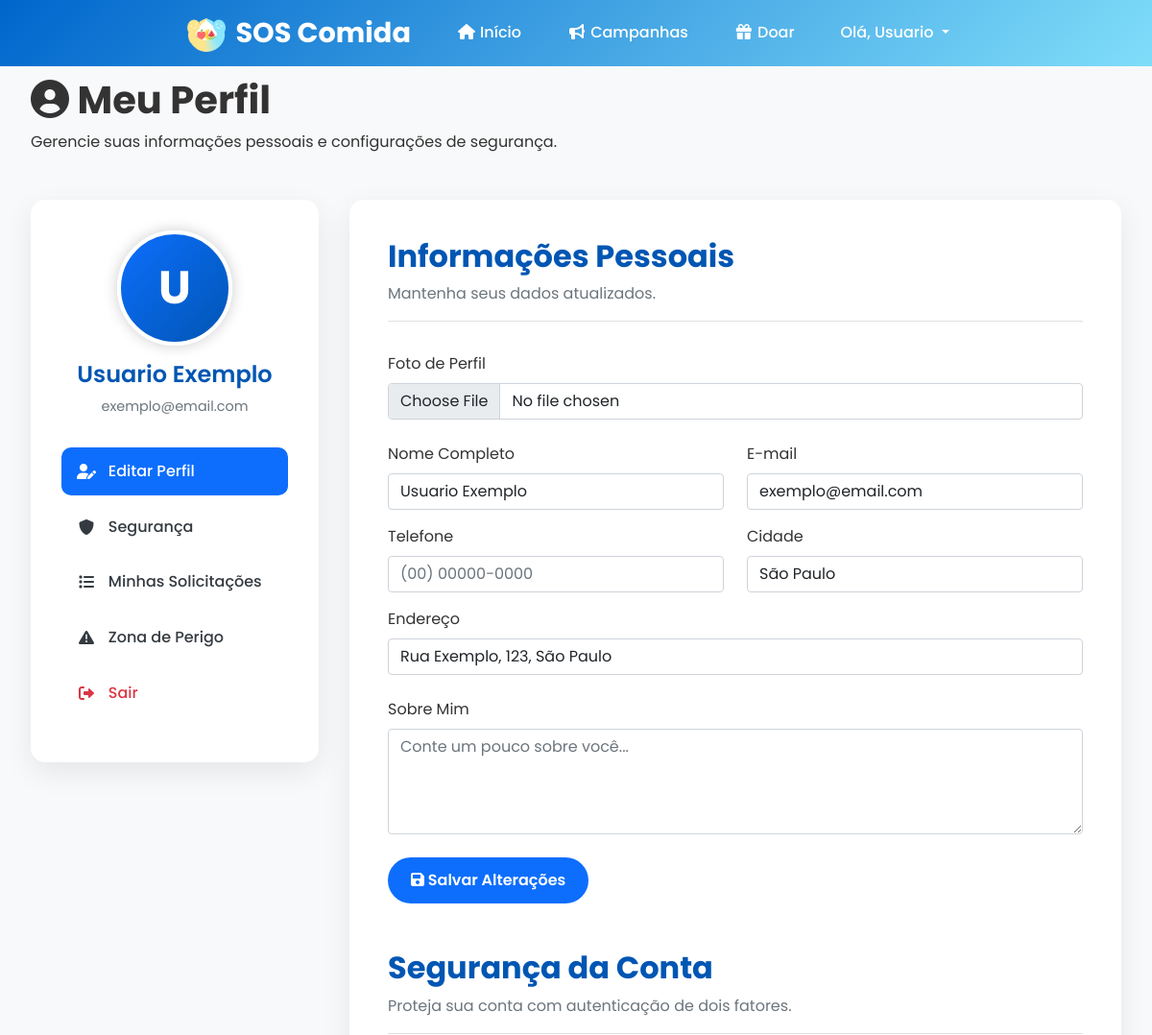
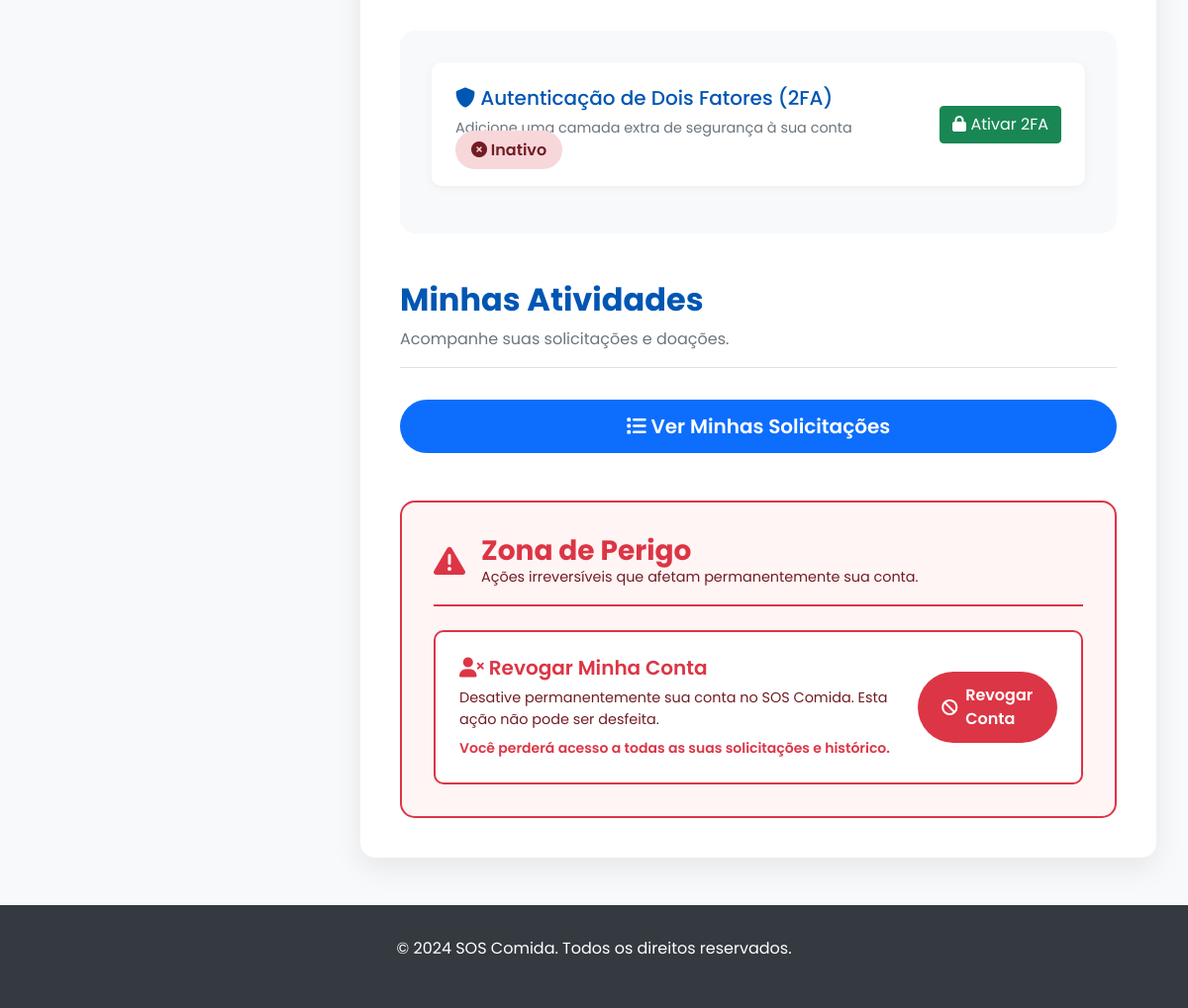
/perfil (signed in), run on the app's committed database (2 pictures, top to bottom).
### models.py (models this page shows)
class Usuario(UserMixin, db.Model):
    __tablename__ = 'usuarios'
    id = db.Column(db.Integer, primary_key=True)
    nome = db.Column(db.String(100), nullable=False)
    email = db.Column(db.String(120), unique=True, nullable=False)
    senha = db.Column(db.String(255), nullable=False)
    tipo = db.Column(db.String(20), default='usuario')
    data_criacao = db.Column(db.DateTime, default=datetime.utcnow)
    last_seen = db.Column(db.DateTime, default=datetime.utcnow)
    cpf = db.Column(db.String(14))
    cidade = db.Column(db.String(100))
    endereco = db.Column(db.String(255))
    telefone = db.Column(db.String(20))
    bio = db.Column(db.Text)
    foto_perfil = db.Column(db.String(255))
    instituicao_nome = db.Column(db.String(200))
    instituicao_endereco = db.Column(db.String(255))
    instituicao_cep = db.Column(db.String(10))
    instituicao_tipo = db.Column(db.String(20))
    instituicao_cnpj = db.Column(db.String(18))
    status_aprovacao = db.Column(db.String(20), default='pendente')
    two_factor_secret = db.Column(db.String(32))
    two_factor_enabled = db.Column(db.Boolean, default=False)
    gov_br_id = db.Column(db.String(255), unique=True, nullable=True)
    gov_br_linked = db.Column(db.Boolean, default=False)
    gov_br_level = db.Column(db.String(20), nullable=True)
    status = db.Column(db.String(20), default='online', nullable=False)
    conta_revogada = db.Column(db.Boolean, default=False, nullable=False)
    data_revogacao = db.Column(db.DateTime, nullable=True)
    motivo_revogacao = db.Column(db.Text, nullable=True)

### main.py (the view, shortened to what this page needs)
@app.route('/perfil', methods=['GET', 'POST'])
@login_required
def perfil():
    doacoes = SolicitacaoDoacao.query.filter_by(usuario_id=current_user.id).order_by(SolicitacaoDoacao.data_criacao.desc()).all()
    recebimentos = SolicitacaoRecebimento.query.filter_by(usuario_id=current_user.id).order_by(SolicitacaoRecebimento.data_criacao.desc()).all()
    return render_template('perfil.html', doacoes=doacoes, recebimentos=recebimentos, usuario=current_user)

### main.py (called while the page is built)
@lm.user_loader
def user_loader(id):
    return Usuario.query.get(int(id))

### templates/perfil.html (shortened to what this page needs)
{% extends "base.html" %}
{% block content %}
<section class="hero">
    <div class="container">
        <h1 class="hero-title"><i class="fas fa-user-circle"></i> Meu Perfil</h1>
        <p class="hero-description">Gerencie suas informações pessoais e configurações de segurança.</p>
    </div>
</section>
<div class="container">
    <div class="profile-layout">
        <aside class="profile-sidebar">
            <div class="profile-avatar">
                <div class="avatar-circle" id="avatar-preview">
                    {% if usuario.foto_perfil %}
                        <img src="{{ url_for('static', filename='img/' + usuario.foto_perfil) }}" alt="Foto de perfil" style="width: 100%; height: 100%; border-radius: 50%; object-fit: cover;">
                    {% else %}
                        {{ usuario.nome[0]|upper }}
                    {% endif %}
                </div>
                <h3 class="profile-name">{{ usuario.nome }}</h3>
                <p class="profile-email">{{ usuario.email }}</p>
            </div>
            <ul class="profile-menu">
                <li><a href="#editar" class="active"><i class="fas fa-user-edit fa-fw"></i> Editar Perfil</a></li>
                <li><a href="#seguranca"><i class="fas fa-shield-alt fa-fw"></i> Segurança</a></li>
                <li><a href="#solicitacoes"><i class="fas fa-list fa-fw"></i> Minhas Solicitações</a></li>
                <li><a href="#perigo"><i class="fas fa-exclamation-triangle fa-fw"></i> Zona de Perigo</a></li>
                <li><a href="{{ url_for('logout') }}" style="color: #dc3545;"><i class="fas fa-sign-out-alt fa-fw"></i> Sair</a></li>
            </ul>
        </aside>
        <div class="profile-content">
            <div id="editar">
                <h2 class="content-title">Informações Pessoais</h2>
                <p class="content-subtitle">Mantenha seus dados atualizados.</p>
                <form method="POST" action="{{ url_for('perfil') }}" enctype="multipart/form-data">
                    <div class="mb-4">
                        <label class="form-label" for="foto_perfil">Foto de Perfil</label>
                        <input type="file" id="foto_perfil" name="foto_perfil" class="form-control" accept="image/*" onchange="previewImage(this)">
                    </div>
                    <div class="row">
                        <div class="col-md-6 mb-3">
                            <label class="form-label" for="nome">Nome Completo</label>
                            <input type="text" id="nome" name="nome" class="form-control" value="{{ usuario.nome }}" required>
                        </div>
                        <div class="col-md-6 mb-3">
                            <label class="form-label" for="email">E-mail</label>
                            <input type="email" id="email" name="email" class="form-control" value="{{ usuario.email }}" required>
                        </div>
                    </div>
                    <div class="row">
                        <div class="col-md-6 mb-3">
                            <label class="form-label" for="telefone">Telefone</label>
                            <input type="tel" id="telefone" name="telefone" class="form-control" value="{{ usuario.telefone or '' }}" placeholder="(00) 00000-0000">
                        </div>
                        <div class="col-md-6 mb-3">
                            <label class="form-label" for="cidade">Cidade</label>
                            <input type="text" id="cidade" name="cidade" class="form-control" value="{{ usuario.cidade or '' }}">
                        </div>
                    </div>
                    <div class="mb-4">
                        <label class="form-label" for="endereco">Endereço</label>
                        <input type="text" id="endereco" name="endereco" class="form-control" value="{{ usuario.endereco or '' }}">
                    </div>
                    <div class="mb-4">
                        <label class="form-label" for="bio">Sobre Mim</label>
                        <textarea id="bio" name="bio" class="form-control" rows="4" placeholder="Conte um pouco sobre você...">{{ usuario.bio or '' }}</textarea>
                    </div>
                    <button type="submit" class="btn btn-primary">
                        <i class="fas fa-save"></i> Salvar Alterações
                    </button>
                </form>
            </div>
            <div id="seguranca" class="mt-5">
                <h2 class="content-title">Segurança da Conta</h2>
                <p class="content-subtitle">Proteja sua conta com autenticação de dois fatores.</p>
                <div class="security-section">
                    <div class="security-option">
                        <div class="security-info">
                            <h5><i class="fas fa-shield-alt"></i> Autenticação de Dois Fatores (2FA)</h5>
                            <p>Adicione uma camada extra de segurança à sua conta</p>
                            {% if usuario.two_factor_enabled %}
                                <span class="badge-status badge-active mt-2">
                                    <i class="fas fa-check-circle"></i> Ativo
                                </span>
                            {% else %}
                                <span class="badge-status badge-inactive mt-2">
                                    <i class="fas fa-times-circle"></i> Inativo
                                </span>
                            {% endif %}
                        </div>
                        <div>
                            {% if usuario.two_factor_enabled %}
                                <form method="POST" action="{{ url_for('desativar_2fa') }}" onsubmit="return confirm('Tem certeza que deseja desativar o 2FA?');">
                                    <div class="mb-3">
                                        <input type="text" name="codigo_verificacao" class="form-control" placeholder="Código de 6 dígitos" maxlength="6" required>
                                    </div>
                                    <button type="submit" class="btn btn-danger">
                                        <i class="fas fa-lock-open"></i> Desativar 2FA
                                    </button>
                                </form>
                            {% else %}
                                <a href="{{ url_for('configurar_2fa') }}" class="btn btn-success">
                                    <i class="fas fa-lock"></i> Ativar 2FA
                                </a>
                            {% endif %}
                        </div>
                    </div>
                </div>
            </div>
            <div id="solicitacoes" class="mt-5">
                <h2 class="content-title">Minhas Atividades</h2>
                <p class="content-subtitle">Acompanhe suas solicitações e doações.</p>
                <div class="d-grid gap-2">
                    <a href="{{ url_for('minhas_solicitacoes') }}" class="btn btn-primary btn-lg">
                        <i class="fas fa-list"></i> Ver Minhas Solicitações
                    </a>
                </div>
            </div>
            <div id="perigo" class="danger-zone">
                <div class="danger-zone-header">
                    <i class="fas fa-exclamation-triangle"></i>
                    <div>
                        <h3>Zona de Perigo</h3>
                        <p style="margin: 0; color: #721c24; font-size: 0.9rem;">Ações irreversíveis que afetam permanentemente sua conta.</p>
                    </div>
                </div>
                <div class="danger-action">
                    <div class="danger-info">
                        <h5><i class="fas fa-user-times"></i> Revogar Minha Conta</h5>
                        <p>Desative permanentemente sua conta no SOS Comida. Esta ação não pode ser desfeita.</p>
                        <small style="display: block; margin-top: 0.5rem; color: #dc3545; font-weight: 600;">
                             Você perderá acesso a todas as suas solicitações e histórico.
                        </small>
                    </div>
                    <div>
                        <a href="{{ url_for('revogar_minha_conta') }}" class="btn-danger-action">
                            <i class="fas fa-ban"></i> Revogar Conta
                        </a>
                    </div>
                </div>
            </div>
        </div>
    </div>
</div>
{% endblock %}

### templates/base.html (shortened to what this page needs)
<!DOCTYPE html>
<html lang="pt-BR">
<head>
    <link href="https://cdnjs.cloudflare.com/ajax/libs/font-awesome/6.0.0/css/all.min.css" rel="stylesheet">
    <link href="https://cdn.jsdelivr.net/npm/bootstrap@5.1.3/dist/css/bootstrap.min.css" rel="stylesheet">
</head>
<body>
    <nav class="navbar" id="navbar">
        <div class="nav-container">
            <a href="{{ url_for('home') }}" class="logo">
                <img src="{{ url_for('static', filename='logo.png') }}" alt="SOS Comida Logo">
                SOS Comida
            </a>
            <ul class="nav-menu" id="nav-menu">
                <li><a href="{{ url_for('home') }}" class="nav-link {% if request.endpoint == 'home' %}active{% endif %}"><i class="fas fa-home fa-fw"></i> Início</a></li>
                {% if current_user.is_authenticated %}
                    <li><a href="{{ url_for('campanhas') }}" class="nav-link {% if 'campanha' in request.endpoint %}active{% endif %}"><i class="fas fa-bullhorn fa-fw"></i> Campanhas</a></li>
                    <li><a href="{{ url_for('formulariodoar') }}" class="nav-link {% if request.endpoint == 'formulariodoar' %}active{% endif %}"><i class="fas fa-gift fa-fw"></i> Doar</a></li>
                    <li class="nav-item dropdown">
                        <a class="nav-link dropdown-toggle" href="#" id="navbarDropdown" role="button" data-bs-toggle="dropdown" aria-expanded="false">
                            Olá, {{ current_user.nome.split()[0] }}
                        </a>
                    </li>
                {% else %}
                    <li><a href="{{ url_for('login') }}" class="nav-link btn-auth"><i class="fas fa-sign-in-alt"></i> Entrar</a></li>
                {% endif %}
            </ul>
        </div>
    </nav>
    <main class="main-content">
        {% block content %}{% endblock %}
    </main>
    <footer class="footer">
        <div class="container">
            <p>© 2024 SOS Comida. Todos os direitos reservados.</p>
        </div>
    </footer>
</body>
</html>

### data on the page
Usuario: nome "Usuario", nome "U", nome "Usuario Exemplo", email "exemplo@email.com", cidade "São Paulo", endereco "Rua Exemplo, 123, São Paulo"
